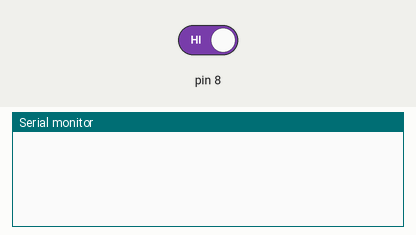
This sketch was run on a simulated Arduino Uno, built with avr-gcc and run on an emulated ATmega328P. Shown: the last lines printed to the serial monitor. The test bench sets the inputs (shaded band); at power-on: pin 8 HIGH.

Above: at 1.2 s.
1.3 s: pin 8 driven LOW
At 1.9 s:
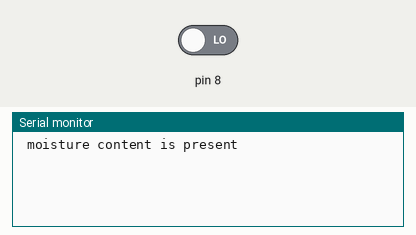
2.8 s: pin 8 driven HIGH
At 4.3 s:
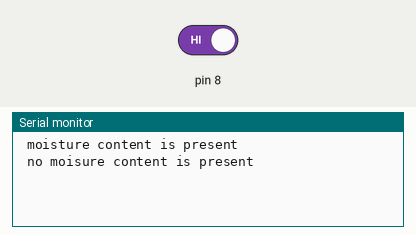

Measured:
- after the input at 1.3 s, the serial monitor: prints a new line at once (image 1)
- after the input at 2.8 s, the serial monitor: prints a new line at once (image 2)

The sketch:

soilmosturesensor.ino
```cpp
int f=0;
void setup()
{
  Serial.begin(9600);
  pinMode(8, INPUT);
}

void loop()
{
  int c;
  c=digitalRead(8);

  if(f==0 && c==0)
  {
    f=1;
    Serial.println(" moisture content is present");
  }
  else if(f==1 && c==1)
  {
    f=0;
    Serial.println(" no moisure content is present");
  }

}
```
